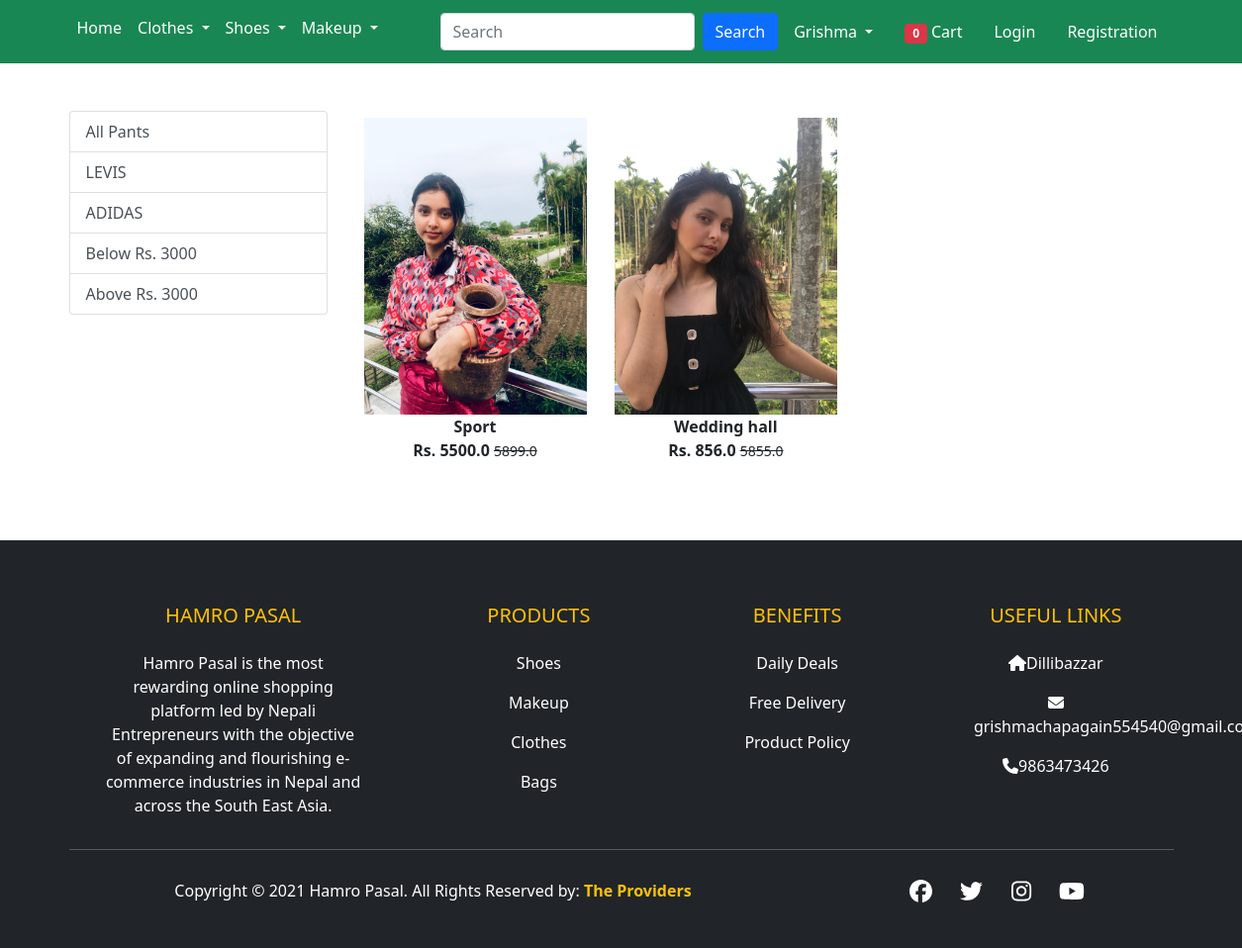
/Pan/, run on the app's committed database.
### products/models.py (models this page shows, shortened)
class Product(models.Model):
    title = models.CharField(max_length=100)
    Price = models.FloatField()
    Selling_Price= models.FloatField()
    Description = models.TextField()
    Manufacturer = models.CharField(max_length=100)
    category = models.CharField(choices=PASAL_CHOICES, max_length=2)
    Image = models.ImageField(upload_to='productimg')

### products/views.py (the view)
# urls.py: path('Pan/', views.Pan, name='Pan'),
def Pan(request, data=None):
    totalitem = 0
    if request.user.is_authenticated:
        totalitem = len(Cart.objects.filter(user=request.user))
    if data == None:
        Pant = Product.objects.filter(category='P')
    elif data == 'Levis' or data == 'Adidas':
        Pant = Product.objects.filter(category='P').filter(Manufacturer=data)
    elif data == 'Below':
        Pant = Product.objects.filter(
            category='P').filter(Selling_Price__lt=3000)
    elif data == 'Above':
        Pant = Product.objects.filter(
            category='P').filter(Selling_Price__gt=3000)
    return render(request, 'pr/Pants.html', {'Pant': Pant, 'totalitem': totalitem})

### products/templates/pr/Pants.html (shortened to what this page needs)
{% extends 'pr/base.html' %}
{% load static %}
{% block main-content %}
<div class="container my-5">
 <div class="row">
  <div class="col-sm-3">
   <div class="list-group">
   <a href="{% url 'Pan' %}" class="list-group-item list-group-item-action" aria-current='true'>All Pants</a>
   <a href="{% url 'Pandata' 'Levis' %}" class="list-group-item list-group-item-action" aria-current='true'>LEVIS</a>
   <a href="{% url 'Pandata' 'Adidas' %}" class="list-group-item list-group-item-action" aria-current='true'>ADIDAS</a>
   <a href="{% url 'Pandata' 'Below' %}" class="list-group-item list-group-item-action" aria-current='true'>Below Rs. 3000</a>
   <a href="{% url 'Pandata' 'Above' %}" class="list-group-item list-group-item-action" aria-current='true'>Above Rs. 3000</a>
  </div>
  </div>
  <div class=" col-sm-8">
  <div class="row">
   {% for product in Pant %}
<div class="div col-sm-4 text-center mb-4">
<a href="{% url 'product-detail' product.id %}" class="btn">
<div class="item">
<img src="{{product.Image.url}}" alt="" height="300" class="">
<div class="fw-bold">{{product.title}}</div>
<div class="fw-bold">Rs. {{product.Selling_Price}}
<small class="fw-light text-decoration-line-through">{{product.Price}}</small>
</div>
</div>
</a>
</div>
{% endfor %}
  </div>
  </div>
  </div>
 </div>
{% endblock main-content %}

### data on the page
Product: Image (picture), title "Sport", Selling_Price "5500.0", Price "5899.0"
Product: Image (picture), title "Wedding hall", Selling_Price "856.0", Price "5855.0"

### other printed values
{{ totalitem }} "0"
